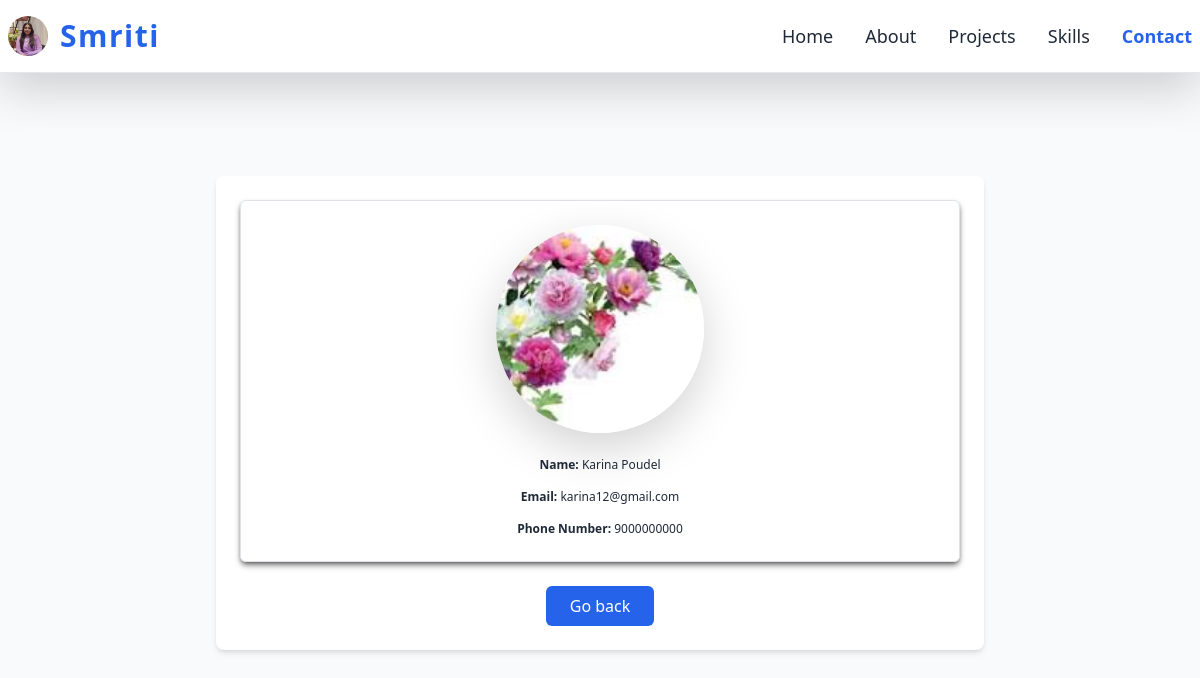
/employee/3/, run on the app's committed database.
### employee/models.py (models this page shows, shortened)
class Employee(models.Model):
    first_name = models.CharField(max_length=100)
    middle_name = models.CharField(max_length=100, blank=True)
    last_name = models.CharField(max_length=100)
    email = models.EmailField(max_length=100, unique=True)
    phone_number = models.CharField(max_length=12, blank=True)
    image = models.ImageField(upload_to='images')

### employee/views.py (the view)
# urls.py: path('<int:pk>/', views.employee_details, name='employee_details'),  #dynamic variable
def employee_details(request, pk):
    try:
        employee = Employee.objects.get(pk=pk)
        context = {
            'employee': employee
        }
        return render(request, 'employee_detail.html', context)
    except:
        raise Http404

### templates/employee_detail.html (shortened to what this page needs)
{% load static %}
<!DOCTYPE html>
<html lang="en">
<head>
  <link href="https://cdn.jsdelivr.net/npm/bootstrap@5.3.7/dist/css/bootstrap.min.css" rel="stylesheet">
  <script src="https://cdn.tailwindcss.com"></script>
  <link rel="stylesheet" href="https://cdnjs.cloudflare.com/ajax/libs/font-awesome/6.4.0/css/all.min.css" />
</head>
<body class="pt-24 bg-gray-50 text-gray-800">
  <header class="bg-white fixed top-0 w-full z-50 border-b border-gray-200 shadow-lg">
    <div class="max-w-7xl mx-auto px-2 py-3 flex justify-between items-center">
      <div class="flex items-center space-x-3">
        <img src="{% static 'image/django.png' %}" alt="Logo" class="w-10 h-10 rounded-full object-cover" />
        <h1 class="text-3xl font-bold text-blue-600 tracking-wider">Smriti</h1>
      </div>
      <nav class="hidden md:flex space-x-8 text-lg font-medium">
        <a href="#home" class="hover:text-blue-600 transition">Home</a>
        <a href="#about" class="hover:text-blue-600 transition">About</a>
        <a href="#projects" class="hover:text-blue-600 transition">Projects</a>
        <a href="#skills" class="hover:text-blue-600 transition">Skills</a>
        <a href="{% url 'contact' %}" class="hover:text-blue-600 transition font-semibold text-blue-600">Contact</a>
      </nav>
    </div>
  </header>
  <div class="max-w-3xl mx-auto mt-20 p-6 bg-white rounded-lg shadow-md">
    <div class="border rounded-md overflow-hidden shadow-md shadow-black/50 p-6 flex flex-col items-center text-center">
      <img src="{{ employee.image.url }}" alt="Employee Image" class="w-52 h-52 object-cover rounded-full shadow-lg mb-6" />
      <div class="text-xs font-medium space-y-4">
        <div>
          <span class="font-semibold">Name: </span>
          <span>{{ employee.first_name }} {{ employee.last_name }}</span>
        </div>
        <div>
          <span class="font-semibold">Email: </span>
          <span>{{ employee.email }}</span>
        </div>
        <div>
          <span class="font-semibold">Phone Number: </span>
          <span>{{ employee.phone_number }}</span>
        </div>
      </div>
    </div>
    <div class="text-center mt-6">
      <a href="{% url 'home' %}" class="inline-block bg-blue-600 text-white px-6 py-2 rounded hover:bg-blue-700 transition">
        Go back
      </a>
    </div>
  </div>
</body>
</html>

### data on the page
Employee: image (picture), first_name "Karina", last_name "Poudel", email "karina12@gmail.com", phone_number "9000000000"
